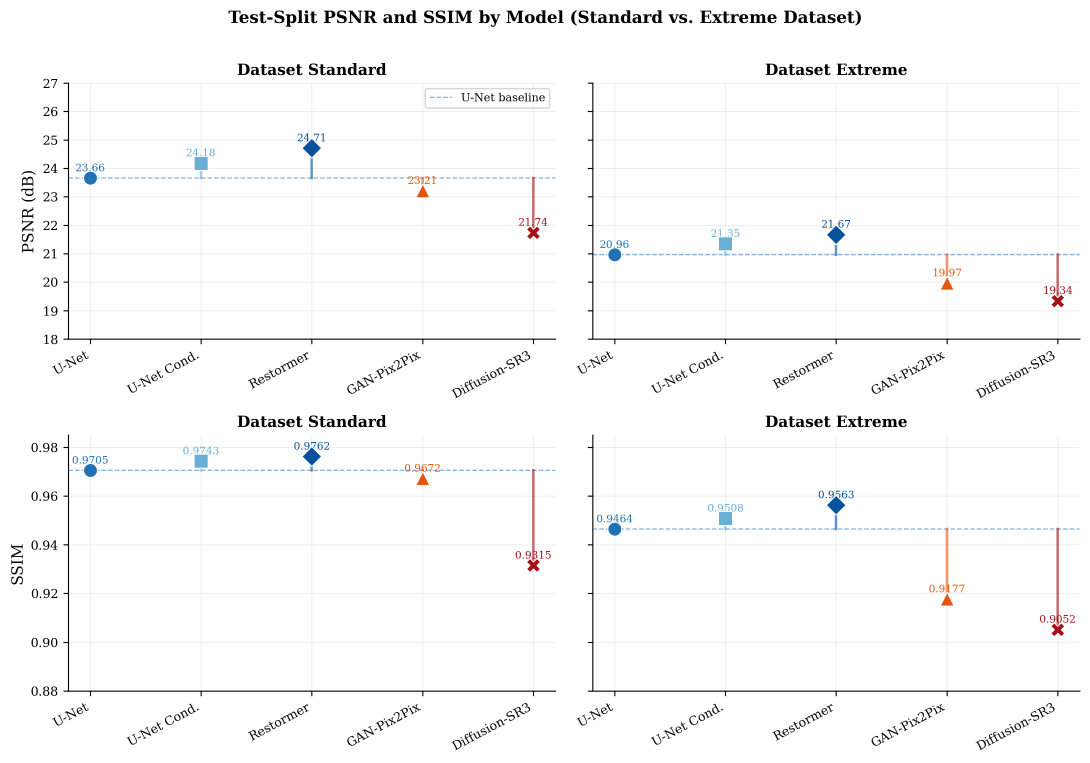
#> input picture figures/generated/fig01_psnr_ssim_combined.png, 3269 x 2287 px, given in place of figure_43_restormer_ocr_vs_psnr.png, which was not available (shown at 1/3 size)
$ python make_ocr_correlation_figures.py
#> lines starting #> are read from the running program, lines starting #| are printed output that depends on the picture; pictures that were not available may be replaced by others from this repository, and a replacement may not be noted
"""
Build PSNR-OCR (Fig 6) and SSIM-OCR (Fig 7) figures using the ACTUAL scatter
+ binned panels from the original report, not synthetic approximations.

Approach: crop the two sub-panels (scatter, binned) from each report figure,
arrange them into a clean 2x2 grid (Restormer | Diffusion-SR3 across columns,
scatter | binned across rows).
"""

import numpy as np
import matplotlib as mpl
import matplotlib.pyplot as plt
from PIL import Image
import os

OUT_DIR = os.path.join(os.path.dirname(__file__), "figures", "generated")
REP_FIG = os.path.join(os.path.dirname(__file__), "..", "report", "figures")

mpl.rcParams.update({
    "font.family": "serif",
    "figure.dpi": 150,
    "savefig.dpi": 300,
    "savefig.bbox": "tight",
})

# Each report figure has a global title and two sub-panels side by side.
# Crop: skip title (~8% from top), take full width, split in half horizontally.

def split_report_figure(fname):
#> called with fname = 'figure_43_restormer_ocr_vs_psnr.png'
    img = np.array(Image.open(os.path.join(REP_FIG, fname)).convert("RGB"))
    h, w, _ = img.shape
#> h = 2287; w = 3269
    title_px = int(h * 0.085)
#> title_px = 194
    body = img[title_px:, :]
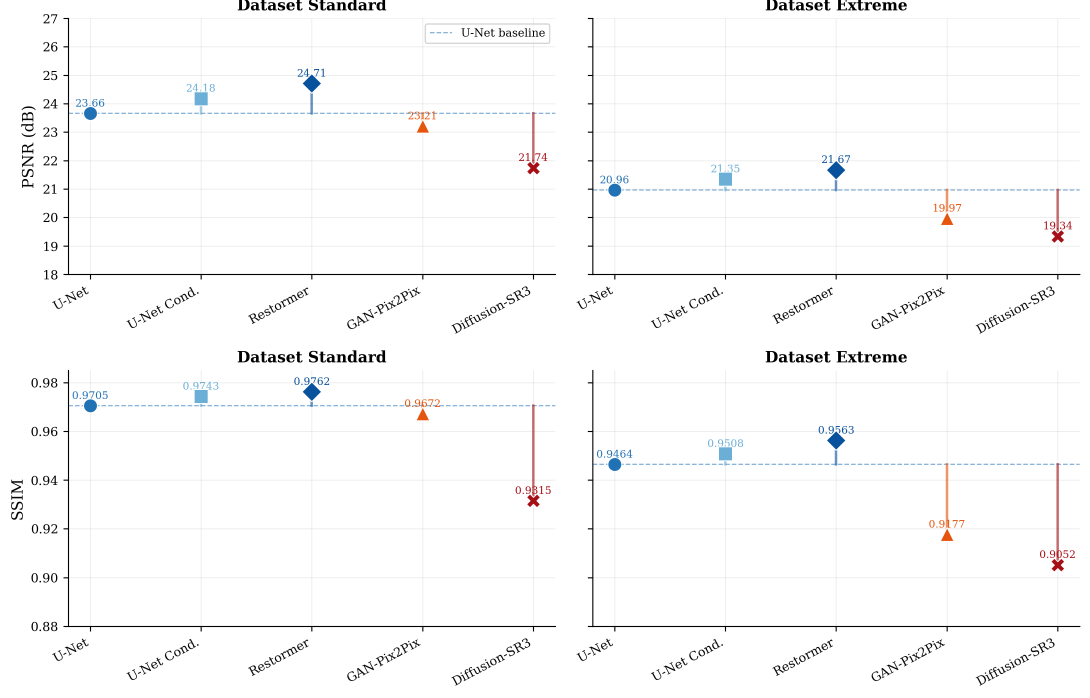
#> body: shape (2093, 3269, 3) (shown at 1/3 size); mean R, G, B 249.8, 249.8, 250.1
    bh, bw, _ = body.shape
#> bh = 2093; bw = 3269
    left  = body[:, : bw // 2]
    right = body[:, bw // 2 :]
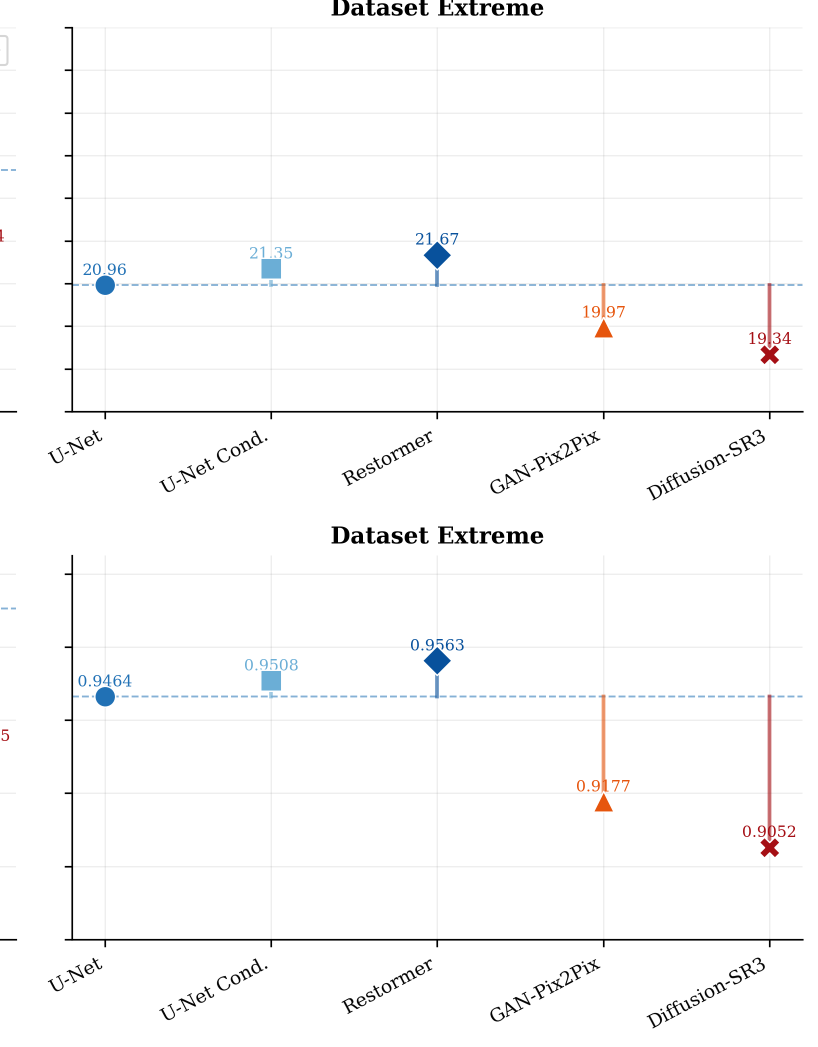
#> right: shape (2093, 1635, 3) (shown at 1/2 size); mean R, G, B 250.3, 250.3, 250.5
    return left, right


# [48 lines left out: function assemble_2x2, not called in this run]


# PSNR-OCR figure  (uses Restormer fig43 + Diffusion fig44)
# top-left: restormer scatter; top-right: diffusion scatter
# bot-left: restormer binned;  bot-right: diffusion binned
# Here we pass the SAME file twice as "top" and "bot" to extract both halves.
def psnr_ocr():
    # Restormer left panel (scatter), right panel (binned)
    r_scatter, r_binned = split_report_figure("figure_43_restormer_ocr_vs_psnr.png")
    d_scatter, d_binned = split_report_figure("figure_44_diffusion_sr3_ocr_vs_psnr.png")
#> call 2 of split_report_figure, with fname = 'figure_44_diffusion_sr3_ocr_vs_psnr.png'
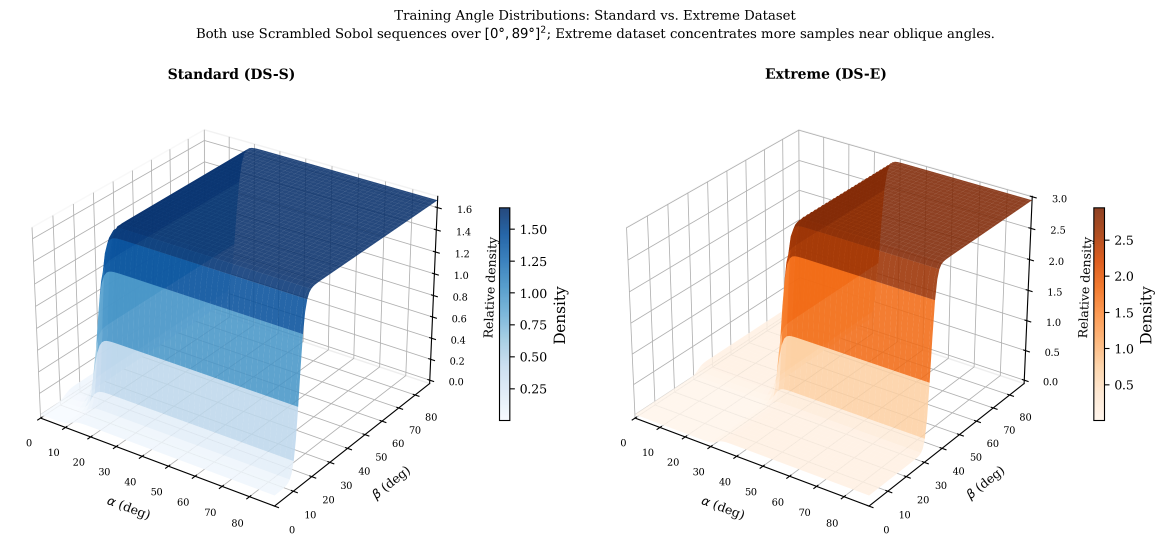
#> input picture figures/generated/fig02_dataset_angle_distribution.png, 3493 x 1637 px, given in place of figure_44_diffusion_sr3_ocr_vs_psnr.png, which was not available (shown at 1/3 size)
#> in split_report_figure (call 2), `body = img[title_px:, :]`:
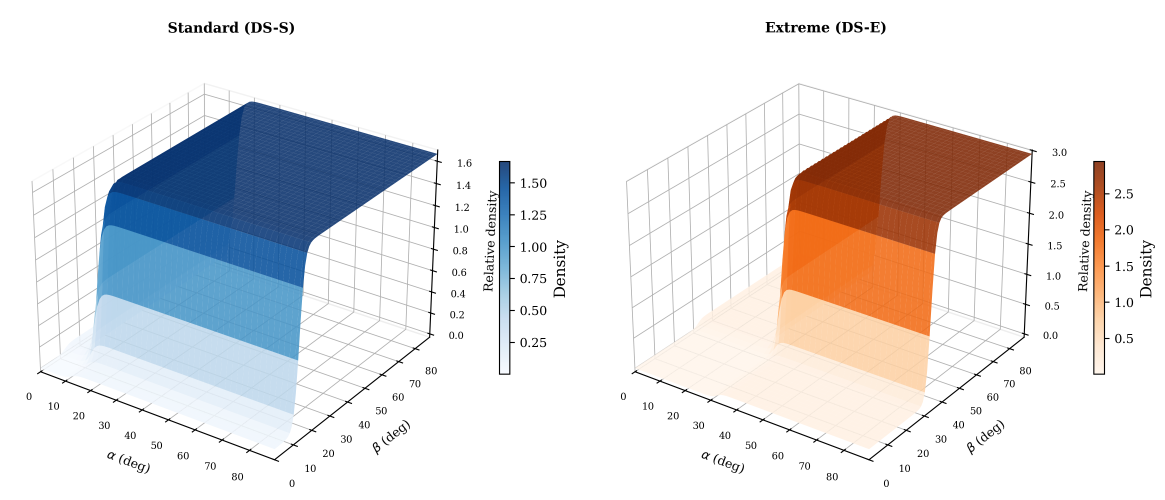
#> body: shape (1498, 3493, 3) (shown at 1/3 size); mean R, G, B 228.8, 227.3, 228.2
#> in split_report_figure (call 2), `left  = body[:, : bw // 2]`:
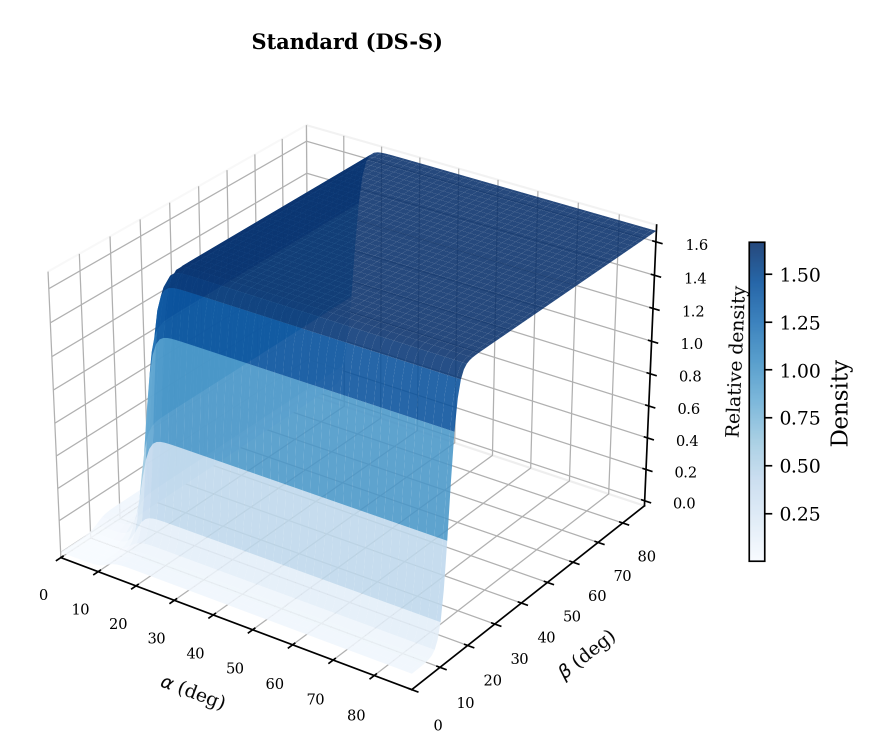
#> left: shape (1498, 1746, 3) (shown at 1/2 size); mean R, G, B 214, 223.8, 233.5
#> in split_report_figure (call 2), `right = body[:, bw // 2 :]`:
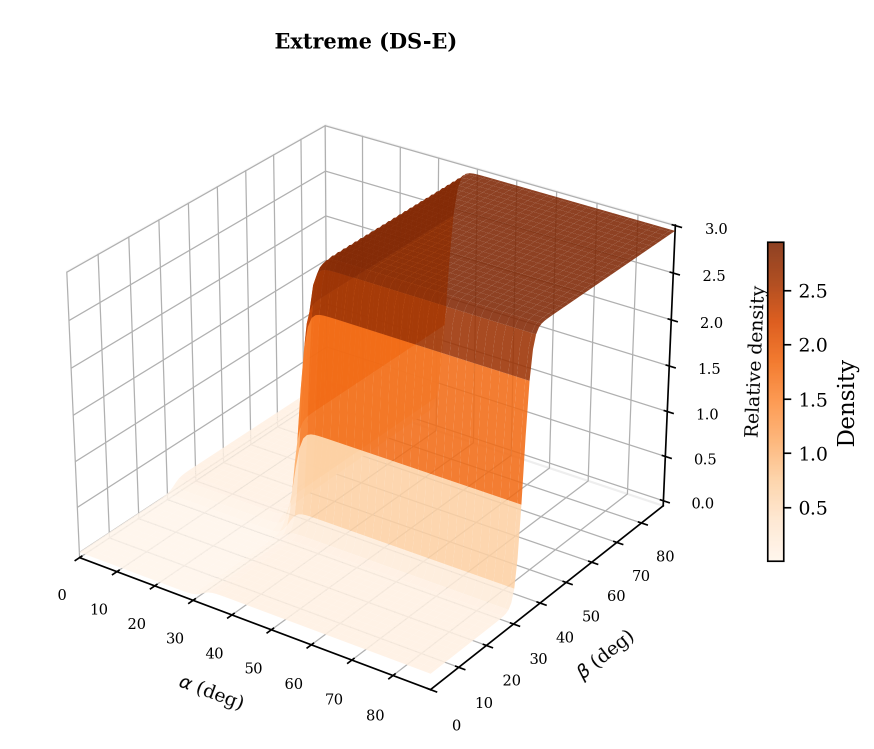
#> right: shape (1498, 1747, 3) (shown at 1/2 size); mean R, G, B 243.6, 230.7, 222.9

    fig, axes = plt.subplots(2, 2, figsize=(11.5, 6.8))
    axes[0][0].imshow(r_scatter);  axes[0][0].set_title("Restormer  ($R^2 = 0.991$)",
                                                         fontsize=11, fontweight="bold",
                                                         color="#08519c", pad=6)
    axes[0][1].imshow(d_scatter);  axes[0][1].set_title("Diffusion-SR3  ($R^2 = 0.979$)",
                                                         fontsize=11, fontweight="bold",
                                                         color="#a50f15", pad=6)
    axes[1][0].imshow(r_binned)
    axes[1][1].imshow(d_binned)

    axes[0][0].set_ylabel("Scatter (raw)", fontsize=10, fontweight="bold")
    axes[1][0].set_ylabel("Binned mean $\\pm$ s.d.", fontsize=10, fontweight="bold")

    for ax in axes.flat:
        ax.set_xticks([]); ax.set_yticks([])
        for s in ax.spines.values():
            s.set_edgecolor("#cccccc"); s.set_linewidth(0.6)

    fig.suptitle("PSNR vs. Plate-Level OCR Accuracy (Standard Dataset)",
                 fontsize=12, fontweight="bold", y=1.00)
    plt.tight_layout()
    fig.savefig(os.path.join(OUT_DIR, "fig06_psnr_ocr_correlation.png"))
    fig.savefig(os.path.join(OUT_DIR, "fig06_psnr_ocr_correlation.pdf"))
    plt.close(fig)
    print("Saved: fig06_psnr_ocr_correlation")


def ssim_ocr():
    r_scatter, r_binned = split_report_figure("figure_45_restormer_ocr_vs_ssim.png")
    d_scatter, d_binned = split_report_figure("figure_46_diffusion_sr3_ocr_vs_ssim.png")

    fig, axes = plt.subplots(2, 2, figsize=(11.5, 6.8))
    axes[0][0].imshow(r_scatter); axes[0][0].set_title("Restormer  ($R^2 = 0.777$)",
                                                        fontsize=11, fontweight="bold",
                                                        color="#08519c", pad=6)
    axes[0][1].imshow(d_scatter); axes[0][1].set_title("Diffusion-SR3  ($R^2 = 0.739$)",
                                                        fontsize=11, fontweight="bold",
                                                        color="#a50f15", pad=6)
    axes[1][0].imshow(r_binned)
    axes[1][1].imshow(d_binned)

    axes[0][0].set_ylabel("Scatter (raw)", fontsize=10, fontweight="bold")
    axes[1][0].set_ylabel("Binned mean $\\pm$ s.d.", fontsize=10, fontweight="bold")

    for ax in axes.flat:
        ax.set_xticks([]); ax.set_yticks([])
        for s in ax.spines.values():
            s.set_edgecolor("#cccccc"); s.set_linewidth(0.6)

    fig.suptitle("SSIM vs. Plate-Level OCR Accuracy (Standard Dataset): "
                 "threshold-like response",
                 fontsize=11.5, fontweight="bold", y=1.00)
    plt.tight_layout()
    fig.savefig(os.path.join(OUT_DIR, "fig07_ssim_ocr_threshold.png"))
    fig.savefig(os.path.join(OUT_DIR, "fig07_ssim_ocr_threshold.pdf"))
    plt.close(fig)
    print("Saved: fig07_ssim_ocr_threshold")


if __name__ == "__main__":
    psnr_ocr()
#> (the run stopped early here; a loop or call above may not have finished)
